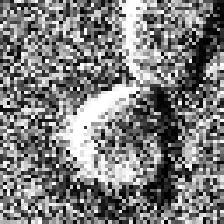
#> input picture pulzuhr/cell_data/I0.jpg, 224 x 224 px
$ python main.py   (Python 2 division)   (older library calls are emulated)
#> lines starting #> are read from the running program, lines starting #| are printed output that depends on the picture
### pulzuhr/pulzuhr_core.py
import numpy as np
import skimage.feature as skf


class CRFGraph:
    def __init__(self, vertset, eset):
        self.vertices = vertset
        self.edges = eset


##########################################################
# KL Divergence
# Code snippet taken from: http://scikit-image.org/docs/dev/auto_examples/plot_local_binary_pattern.html
##########################################################
# [15 lines left out: functions kullback_leibler_divergence, chi2_distance, not called in this run]


def constructCRFGraph(grid):
    # get unique labels
    vertices = np.unique(grid)

    # map unique labels to [1,...,num_labels]
    reverse_dict = dict(zip(vertices, np.arange(len(vertices))))
    grid = np.array([reverse_dict[x] for x in grid.flat]).reshape(grid.shape)

    # create edges
    down = np.c_[grid[:-1, :].ravel(), grid[1:, :].ravel()]
    right = np.c_[grid[:, :-1].ravel(), grid[:, 1:].ravel()]

    all_edges = np.vstack([right, down])
    all_edges = all_edges[all_edges[:, 0] != all_edges[:, 1], :]
    all_edges = np.sort(all_edges ,axis=1)
    num_vertices = len(vertices)
    edge_hash = all_edges[:, 0] + num_vertices * all_edges[:, 1]
    # find unique connections
    edges = np.unique(edge_hash)
    # undo hashing
    edges = [[vertices[edge % num_vertices],
              vertices[edge / num_vertices]] for edge in edges]

    return CRFGraph(vertices, edges)


def getHistogramFeatures(bgrImage, centerY, centerX, forUnaryFeature=False):
    # print bgrImage.shape
    # print str(centerY) + ' '  + str(centerX)
    patchSize = 96
    patchHalfSize = patchSize / 2

    patch = np.zeros((patchSize, patchSize, 3), dtype=np.float32)

    # construct patch
    for i in range(centerY - patchHalfSize, centerY + patchHalfSize):
        for j in range(centerX - patchHalfSize, centerX + patchHalfSize):
            if i >= 0 and j >= 0 and i < bgrImage.shape[0] and j < bgrImage.shape[1]:
                patch[i - (centerY - patchHalfSize)][j - (centerX - patchHalfSize)] = bgrImage[i][j]

    # Histogram of intensity values
    hist = cv2.calcHist(patch, [0, 1, 2], None, [12, 12, 12], [0, 256, 0, 256, 0, 256])
    hist = cv2.normalize(hist, cv2.NORM_L2).flatten()

    grayPatch = cv2.cvtColor(patch, cv2.COLOR_BGR2GRAY)

    if forUnaryFeature:
        # Histogram of Oriented Gradients
        hog = skf.hog(grayPatch, orientations=9, pixels_per_cell=(8, 8), cells_per_block=(3, 3), visualise=False,
                      transform_sqrt=True)
        return hist, hog
    else:
        # Histogram of Local Binary Pattern
        lbp = skf.local_binary_pattern(grayPatch, 24, 3, method='nri_uniform')
        n_bins = lbp.max() + 1
        lbphist, _ = np.histogram(lbp, normed=True, bins=n_bins.astype(np.int),
                                     range=(0, n_bins.astype(np.int)))
        return hist, lbphist


def generateTrainData(orig_img, mask_img, graph, segments, avg_orig, avg_mask, cell_pixel_labels):
    meshX, meshY = np.mgrid[:segments.shape[0], :segments.shape[1]]
    centers = dict()
    for v in graph.vertices:
        centers[v] = [meshY[segments == v].mean(), meshX[segments == v].mean()]

    # Compute features
    data_train_x = []
    data_train_y = []
    n_features = []
    n_labels = []
    edge_features = []

    for v in graph.vertices:
        # unary feature - average rgb of superpixel
        avg_rgb2 = avg_orig[int(centers[v][1])][int(centers[v][0])]
        hist, hogFeatures = getHistogramFeatures(orig_img, int(centers[v][1]), int(centers[v][0]),
                                                                   forUnaryFeature=True)
        node_feature = np.concatenate([avg_rgb2, hist, hogFeatures])
        n_features.append(node_feature)

        minEuclideanDistance = np.inf  # simulate infinity
        pixelClass = -1
        for i in range(0, len(cell_pixel_labels)):
            # set the label of the superpixel to the pixelClass with minimum euclidean distance
            dist = np.linalg.norm(avg_mask[int(centers[v][1])][int(centers[v][0])] - pixelClasses[i])
            if dist < minEuclideanDistance:
                pixelClass = i
                minEuclideanDistance = dist
        n_labels.append(pixelClass)


    histogramCache = {}
    for e in graph.edges:
        # pairwise feature - euclidean distance of adjacent superpixels
        dist = np.linalg.norm(
            avg_orig[int(centers[e[0]][1])][int(centers[e[0]][0])] - avg_orig[int(centers[e[1]][1])][
                int(centers[e[1]][0])])

        if e[0] not in histogramCache:
            hist1, lbphist1 = getHistogramFeatures(orig_img, int(centers[e[0]][1]), int(centers[e[0]][0]))
            histogramCache[e[0]] = {'hist': hist1, 'lbphist': lbphist1}
        else:
            hist1 = histogramCache[e[0]]['hist']
            lbphist1 = histogramCache[e[0]]['lbphist']
        if e[1] not in histogramCache:
            hist2, lbphist2 = getHistogramFeatures(orig_img, int(centers[e[1]][1]), int(centers[e[1]][0]))
            histogramCache[e[1]] = {'hist': hist2, 'lbphist': lbphist2}
        else:
            hist2 = histogramCache[e[1]]['hist']
            lbphist2 = histogramCache[e[1]]['lbphist']

        histogramDist = cv2.compareHist(hist1, hist2, 3)  # Bhattacharyya distance
        textureSimilarity = kullback_leibler_divergence(lbphist1, lbphist2)  # KL divergence

        pairwise_feature = np.array([dist, histogramDist, textureSimilarity])
        edge_features.append(pairwise_feature)

    data_train_x.append((np.array(n_features), np.array(graph.edges), np.array(edge_features)))
    data_train_y.append(np.array(n_labels))

    return data_train_x, data_train_y

### pulzuhr/main.py


import numpy as np
from pulzuhr_core import constructCRFGraph
from pulzuhr_core import generateTrainData
try:
    import cPickle as pickle
except ImportError:
    import pickle
from PIL import Image
from skimage.segmentation import slic
import cv2
from skimage.data import astronaut
from skimage.viewer import ImageViewer

from pystruct import learners
import pystruct.models as crfs
from pystruct.utils import SaveLogger
from skimage.segmentation import mark_boundaries
from skimage.util import img_as_float
import matplotlib.pyplot as plt


from skimage.segmentation import slic
from skimage.segmentation import mark_boundaries
from skimage import color
from skimage.util import img_as_float
from skimage import io as skimageIO
from skimage import img_as_ubyte

cell_pixel_labels = [np.array([0.,  0.,  0.]), np.array([1.,  1.,  1.])]

orig_image_path = "cell_data/I0.jpg"
mask_image_path = "cell_data/M0.png"

# load img and img mask
orig_img = cv2.imread(orig_image_path)
#> orig_img is the input picture: shape (224, 224, 3); min 0, max 255, mean 124.4
orig_img_gray = cv2.cvtColor(orig_img, cv2.COLOR_BGR2GRAY)
mask_img = cv2.imread(mask_image_path)
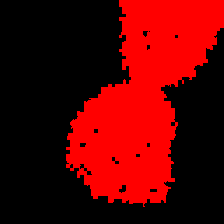
#> input picture pulzuhr/cell_data/M0.png, 224 x 224 px
#> mask_img is the input picture: shape (224, 224, 3); mean B, G, R 0, 0, 0.354
mask_img_gray = cv2.cvtColor(mask_img, cv2.COLOR_BGR2GRAY)
#> mask_img_gray: shape (224, 224); every value is 0
print "orig_img_gray.shape", orig_img_gray.shape
#| orig_img_gray.shape (224, 224)
print "mask_img_gray.shape",mask_img_gray.shape
#| mask_img_gray.shape (224, 224)

# Extract edges using slic
segments = slic(orig_img, n_segments=200, compactness=10, sigma = 1.0)
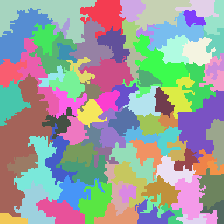
#> segments: shape (224, 224) int64; 84 distinct labels, from 1 to 84; one colour per label, 0 black
orig_segments = img_as_ubyte(mark_boundaries(orig_img, segments))
avg_orig = color.label2rgb(segments, orig_img, kind='avg')
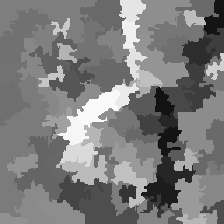
#> avg_orig: shape (224, 224, 3); min 18, max 250, mean 123.9

mask_segments = img_as_ubyte(mark_boundaries(mask_img, segments))
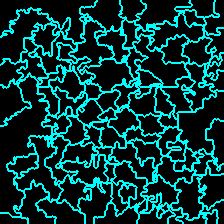
#> mask_segments: shape (224, 224, 3); mean B, G, R 58.3, 58.3, 0.3
avg_mask = color.label2rgb(segments, mask_img, kind='avg')
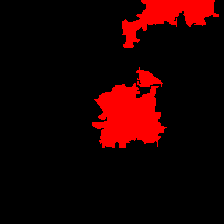
#> avg_mask: shape (224, 224, 3); mean B, G, R 0, 0, 0.111; drawn with 1 as white


#visualize Segments
print("Shape of the variable segments:",np.array(segments).shape)
#| ('Shape of the variable segments:', (224, 224))
print("mark_boundaries Returns : ", mark_boundaries(img_as_float(cv2.cvtColor(orig_img, cv2.COLOR_BGR2RGB)), segments))
#> (printed output is left out)
fig = plt.figure("Superpixels")
ax = fig.add_subplot(1, 1, 1)
ax.imshow(mark_boundaries(img_as_float(cv2.cvtColor(orig_img, cv2.COLOR_BGR2RGB)), segments))
plt.axis("off")
plt.show()
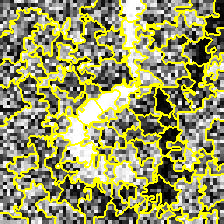
#> shown: shape (224, 224, 3) float64; mean R, G, B 0.603, 0.603, 0.374

# Create graph of superpixels and compute their centers
crf_graph = constructCRFGraph(segments)
#> in constructCRFGraph, `vertices = np.unique(grid)`: vertices = 84 values from 1 to 84
#> in constructCRFGraph, `reverse_dict = dict(zip(vertices, np.arange(len(vertices))))`: reverse_dict = 84 items
#> in constructCRFGraph, `grid = np.array([reverse_dict[x] for x in grid.flat]).reshape(grid.sha..`:
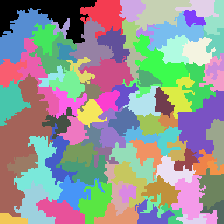
#> grid: shape (224, 224) int64; 84 distinct labels, from 0 to 83; one colour per label, 0 black
#> in constructCRFGraph, `down = np.c_[grid[:-1, :].ravel(), grid[1:, :].ravel()]`: down = 49952 pairs, first value 0 to 83, second value 0 to 83
#> in constructCRFGraph, `right = np.c_[grid[:, :-1].ravel(), grid[:, 1:].ravel()]`: right has the same summary as down
#> in constructCRFGraph, `all_edges = np.vstack([right, down])`: all_edges = 99904 pairs, first value 0 to 83, second value 0 to 83
#> in constructCRFGraph, `all_edges = all_edges[all_edges[:, 0] != all_edges[:, 1], :]`: all_edges = 7784 pairs, first value 0 to 83, second value 0 to 83
#> in constructCRFGraph, `all_edges = np.sort(all_edges ,axis=1)`: all_edges = 7784 pairs, first value 0 to 81, second value 1 to 83
#> in constructCRFGraph, `num_vertices = len(vertices)`: num_vertices = 84
#> in constructCRFGraph, `edge_hash = all_edges[:, 0] + num_vertices * all_edges[:, 1]`: edge_hash = 7784 values, max 7053 at index 3795, min 84 at index 0, mean 3687.5
#> in constructCRFGraph, `edges = np.unique(edge_hash)`: edges = 219 values from 84 to 7053
#> in constructCRFGraph, `edges = [[vertices[edge % num_vertices], vertices[edge / num_vertices]..`: edges = 219 pairs, first value 1 to 82, second value 2 to 84
#> in __init__, `self.vertices = vertset`: self.vertices = 84 values from 1 to 84
#> in __init__, `self.edges = eset`: self.edges has the same summary as edges in constructCRFGraph
print "Pulzuhr Graph :"
print crf_graph.vertices, crf_graph.edges
#> (printed output is left out)


formattedData = generateTrainData(orig_img=orig_img, mask_img=mask_img, graph=crf_graph, segments=segments, avg_orig= avg_orig, avg_mask=avg_mask, cell_pixel_labels=cell_pixel_labels)
#> the loop in generateTrainData, `for v in graph.vertices:` made 84 passes
#> after the loop in generateTrainData, `for v in graph.vertices:`: centers = 84 items
#> the loop in generateTrainData, `for v in graph.vertices:` made 1 pass
#> avg_rgb2 on pass 1: [126, 126, 126]
#> after the loop in generateTrainData, `for v in graph.vertices:`: n_features = []
#> (the run stopped early here; a loop or call above may not have finished)
